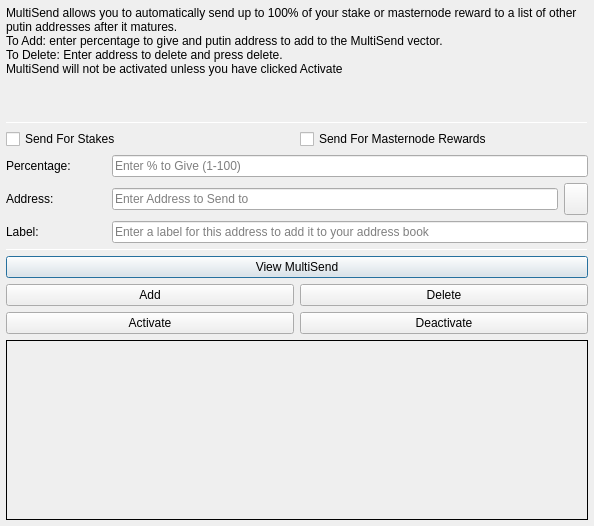
<?xml version="1.0" encoding="UTF-8"?>
<ui version="4.0">
 <class>MultiSendDialog</class>
 <widget class="QDialog" name="MultiSendDialog">
  <property name="windowModality">
   <enum>Qt::NonModal</enum>
  </property>
  <property name="geometry">
   <rect>
    <x>0</x>
    <y>0</y>
    <width>594</width>
    <height>526</height>
   </rect>
  </property>
  <property name="windowTitle">
   <string>MultiSend</string>
  </property>
  <layout class="QVBoxLayout" name="verticalLayout" stretch="0">
   <property name="leftMargin">
    <number>6</number>
   </property>
   <property name="topMargin">
    <number>6</number>
   </property>
   <property name="rightMargin">
    <number>6</number>
   </property>
   <property name="bottomMargin">
    <number>6</number>
   </property>
   <item>
    <layout class="QVBoxLayout" name="verticalLayout_Main" stretch="1,1,1,0,1,1,1">
     <item>
      <widget class="QLabel" name="label_2">
       <property name="lineWidth">
        <number>1</number>
       </property>
       <property name="text">
        <string>MultiSend allows you to automatically send up to 100% of your stake or masternode reward to a list of other putin addresses after it matures.
To Add: enter percentage to give and putin address to add to the MultiSend vector.
To Delete: Enter address to delete and press delete.
MultiSend will not be activated unless you have clicked Activate</string>
       </property>
       <property name="alignment">
        <set>Qt::AlignLeading|Qt::AlignLeft|Qt::AlignTop</set>
       </property>
       <property name="wordWrap">
        <bool>true</bool>
       </property>
      </widget>
     </item>
     <item>
      <widget class="Line" name="line">
       <property name="minimumSize">
        <size>
         <width>0</width>
         <height>1</height>
        </size>
       </property>
       <property name="maximumSize">
        <size>
         <width>16777215</width>
         <height>1</height>
        </size>
       </property>
       <property name="orientation">
        <enum>Qt::Horizontal</enum>
       </property>
      </widget>
     </item>
     <item>
      <layout class="QVBoxLayout" name="verticalLayout_Settings">
       <item>
        <layout class="QHBoxLayout" name="horizontalLayout">
         <item>
          <widget class="QCheckBox" name="multiSendStakeCheckBox">
           <property name="text">
            <string>Send For Stakes</string>
           </property>
          </widget>
         </item>
         <item>
          <widget class="QCheckBox" name="multiSendMasternodeCheckBox">
           <property name="text">
            <string>Send For Masternode Rewards</string>
           </property>
          </widget>
         </item>
        </layout>
       </item>
       <item>
        <layout class="QHBoxLayout" name="horizontalLayout_6">
         <item>
          <widget class="QLabel" name="label">
           <property name="minimumSize">
            <size>
             <width>100</width>
             <height>0</height>
            </size>
           </property>
           <property name="toolTip">
            <string>Percentage of stake to send</string>
           </property>
           <property name="text">
            <string>Percentage:</string>
           </property>
          </widget>
         </item>
         <item>
          <widget class="QLineEdit" name="multiSendPercentEdit">
           <property name="toolTip">
            <string>Enter whole numbers 1 - 100</string>
           </property>
           <property name="placeholderText">
            <string>Enter % to Give (1-100)</string>
           </property>
          </widget>
         </item>
        </layout>
       </item>
       <item>
        <layout class="QHBoxLayout" name="horizontalLayout_7">
         <item>
          <widget class="QLabel" name="label_5">
           <property name="minimumSize">
            <size>
             <width>100</width>
             <height>0</height>
            </size>
           </property>
           <property name="toolTip">
            <string>Address to send portion of stake to</string>
           </property>
           <property name="text">
            <string>Address:</string>
           </property>
          </widget>
         </item>
         <item>
          <widget class="QLineEdit" name="multiSendAddressEdit">
           <property name="toolTip">
            <string/>
           </property>
           <property name="placeholderText">
            <string>Enter Address to Send to</string>
           </property>
          </widget>
         </item>
         <item>
          <widget class="QToolButton" name="addressBookButton">
           <property name="maximumSize">
            <size>
             <width>16777215</width>
             <height>32</height>
            </size>
           </property>
           <property name="toolTip">
            <string>Choose an address from the address book</string>
           </property>
           <property name="text">
            <string/>
           </property>
           <property name="icon">
            <iconset resource="../putin.qrc">
             <normaloff>:/icons/address-book</normaloff>:/icons/address-book</iconset>
           </property>
           <property name="shortcut">
            <string>Alt+A</string>
           </property>
          </widget>
         </item>
        </layout>
       </item>
      </layout>
     </item>
     <item>
      <layout class="QHBoxLayout" name="horizontalLayout_3">
       <item>
        <widget class="QLabel" name="label_3">
         <property name="minimumSize">
          <size>
           <width>100</width>
           <height>0</height>
          </size>
         </property>
         <property name="text">
          <string>Label:</string>
         </property>
        </widget>
       </item>
       <item>
        <widget class="QLineEdit" name="labelAddressLabelEdit">
         <property name="placeholderText">
          <string>Enter a label for this address to add it to your address book</string>
         </property>
        </widget>
       </item>
      </layout>
     </item>
     <item>
      <widget class="Line" name="line_2">
       <property name="minimumSize">
        <size>
         <width>0</width>
         <height>1</height>
        </size>
       </property>
       <property name="maximumSize">
        <size>
         <width>16777215</width>
         <height>1</height>
        </size>
       </property>
       <property name="orientation">
        <enum>Qt::Horizontal</enum>
       </property>
      </widget>
     </item>
     <item>
      <layout class="QVBoxLayout" name="verticalLayout_Buttons">
       <item>
        <layout class="QHBoxLayout" name="horizontalLayout_4">
         <item>
          <widget class="QPushButton" name="viewButton">
           <property name="toolTip">
            <string/>
           </property>
           <property name="statusTip">
            <string>View MultiSend Vector</string>
           </property>
           <property name="text">
            <string>View MultiSend</string>
           </property>
          </widget>
         </item>
        </layout>
       </item>
       <item>
        <layout class="QHBoxLayout" name="horizontalLayout_2">
         <item>
          <widget class="QPushButton" name="addButton">
           <property name="toolTip">
            <string/>
           </property>
           <property name="statusTip">
            <string>Add to MultiSend Vector</string>
           </property>
           <property name="text">
            <string>Add</string>
           </property>
          </widget>
         </item>
         <item>
          <widget class="QPushButton" name="deleteButton">
           <property name="toolTip">
            <string/>
           </property>
           <property name="statusTip">
            <string>Delete Address From MultiSend Vector</string>
           </property>
           <property name="text">
            <string>Delete</string>
           </property>
          </widget>
         </item>
        </layout>
       </item>
       <item>
        <layout class="QHBoxLayout" name="horizontalLayout_5">
         <item>
          <widget class="QPushButton" name="activateButton">
           <property name="statusTip">
            <string>Activate MultiSend</string>
           </property>
           <property name="text">
            <string>Activate</string>
           </property>
          </widget>
         </item>
         <item>
          <widget class="QPushButton" name="disableButton">
           <property name="statusTip">
            <string>Deactivate MultiSend</string>
           </property>
           <property name="text">
            <string>Deactivate</string>
           </property>
          </widget>
         </item>
        </layout>
       </item>
      </layout>
     </item>
     <item>
      <widget class="QLabel" name="message">
       <property name="minimumSize">
        <size>
         <width>0</width>
         <height>180</height>
        </size>
       </property>
       <property name="frameShape">
        <enum>QFrame::Panel</enum>
       </property>
       <property name="frameShadow">
        <enum>QFrame::Plain</enum>
       </property>
       <property name="lineWidth">
        <number>1</number>
       </property>
       <property name="midLineWidth">
        <number>1</number>
       </property>
       <property name="text">
        <string/>
       </property>
       <property name="alignment">
        <set>Qt::AlignLeading|Qt::AlignLeft|Qt::AlignTop</set>
       </property>
       <property name="wordWrap">
        <bool>true</bool>
       </property>
      </widget>
     </item>
    </layout>
   </item>
  </layout>
 </widget>
 <resources>
  <include location="../putin.qrc"/>
 </resources>
 <connections/>
</ui>
